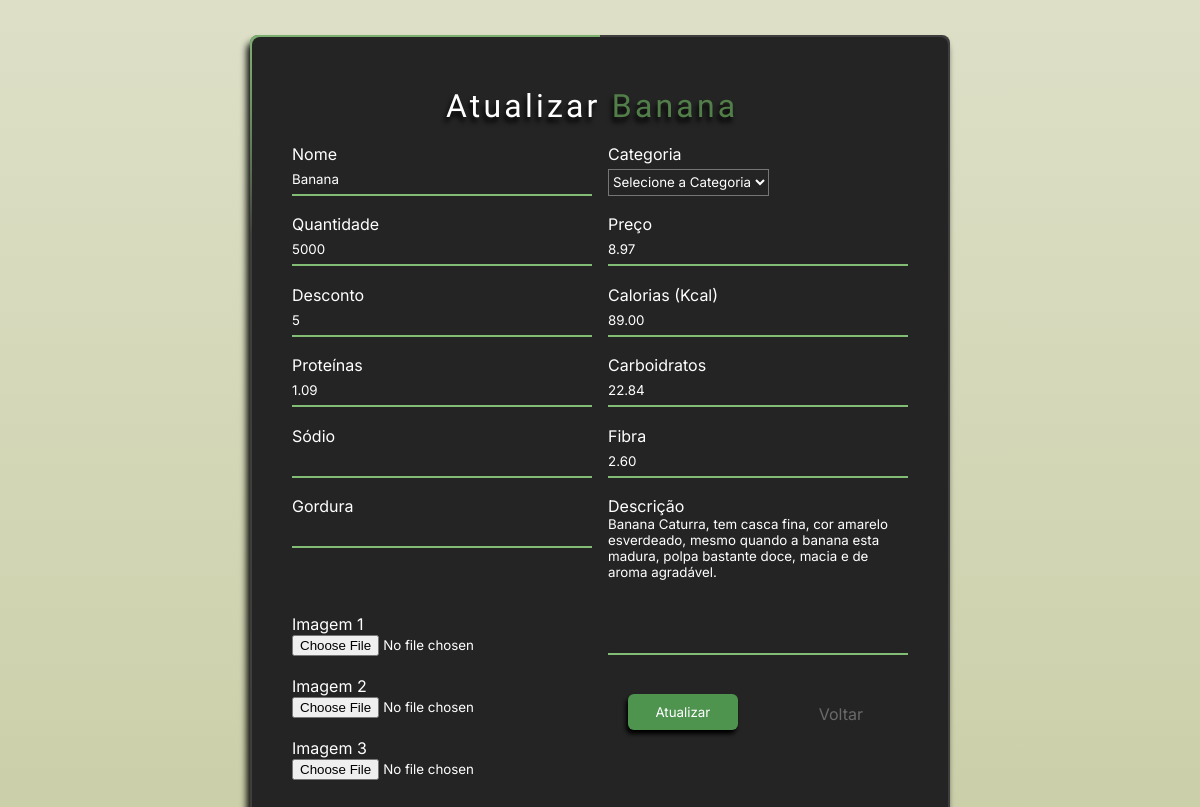
Page /updateproduct/1 on the committed database.
### shop/produtos/models.py (models this page shows, shortened)
class AddProduct(db.Model):
    __searchable__= ['name','desc']
    id= db.Column(db.Integer, primary_key=True)
    name= db.Column(db.String(80), nullable=False)
    price= db.Column(db.Numeric(10,2), nullable=False)
    discount= db.Column(db.Integer, default=0)
    stock= db.Column(db.Integer, nullable=False)
    desc= db.Column(db.Text, nullable=False)
    pub_date= db.Column(db.DateTime, nullable=False, default=datetime.utcnow)
    category_id= db.Column(db.Integer, db.ForeignKey('category.id'), nullable=False)
    category= db.relationship('Category', backref=db.backref('categories', lazy=True))
    image_1= db.Column(db.String(150),nullable=False, default='image.jpg')
    image_2= db.Column(db.String(150),nullable=False, default='image.jpg')
    image_3= db.Column(db.String(150),nullable=False, default='image.jpg')
    calorias= db.Column(db.Numeric(10,2), nullable=False)
    proteinas= db.Column(db.Numeric(10,2), nullable=False)
    carboidrato= db.Column(db.Numeric(10,2), nullable=False)
    fibra= db.Column(db.Numeric(10,2), nullable=False)
    fat= db.Column(db.Numeric(10,2), nullable=False)
    sodio= db.Column(db.Numeric(10,2), nullable=False)

### shop/produtos/routes.py (the view, shortened to what this page needs)
@app.route('/updateproduct/<int:id>', methods=['GET', 'POST'])
def updateproduct(id):
    categories= Category.query.all()
    product= AddProduct.query.get_or_404(id)
    category= request.form.get('category')
    form= Addproducts(request.form)
    form.name.data= product.name
    form.price.data= product.price
    form.discount.data= product.discount
    form.stock.data= product.stock
    form.discription.data= product.desc
    form.calorias.data= product.calorias
    form.proteinas.data= product.proteinas
    form.carboidrato.data= product.carboidrato
    form.fibra.data= product.fibra
    return render_template('produtos/updateproduto.html', form=form, categories=categories, product=product)

### shop/produtos/forms.py
class Addproducts(Form):
    name= StringField('Nome',[validators.DataRequired()])
    price= DecimalField('Preço',[validators.DataRequired()])
    discount= IntegerField('Desconto', default=0)
    stock= IntegerField('Quantidade', [validators.DataRequired()])
    discription= TextAreaField('Descrição', [validators.DataRequired()])
    image_1= FileField('Imagem 1', validators=[FileAllowed(['jpg','png','gif','jpeg'])])
    image_2= FileField('Imagem 2', validators=[FileAllowed(['jpg','png','gif','jpeg'])])
    image_3= FileField('Imagem 3', validators=[FileAllowed(['jpg','png','gif','jpeg'])])
    calorias= DecimalField('Calorias (Kcal)',[validators.DataRequired()])
    proteinas= DecimalField('Proteínas',[validators.DataRequired()])
    carboidrato= DecimalField('Carboidratos',[validators.DataRequired()])
    fibra= DecimalField('Fibra',[validators.DataRequired()])
    fat= DecimalField('Gordura',[validators.DataRequired()])
    sodio= DecimalField('Sódio',[validators.DataRequired()])

### shop/templates/produtos/updateproduto.html (shortened to what this page needs)
{% block content %}
<!DOCTYPE html>
<html lang="pt-br">
<head>
    <link rel="stylesheet" href="{{ url_for('static', filename='css/addprod.css' ) }}">
</head>
<body>
    <form method="POST" enctype="multipart/form-data">
        <div class="box">
            <div class="form">
                <h1>Atualizar <span style="color: rgb(82, 126, 73); font-family: 'Lobster';">{{product.name}}</span></h1>
                {% from "_formhelpers.html" import render_field %}
                    <div class="inputbox">
                        <div class="name">
                            {{ render_field(form.name, class='form-control') }}
                            <hr color='#83BD75'>
                        </div>
                    </div>
                    <div class="inputbox">
                        <p style="font-family: Inter; margin-bottom: 5px;">Categoria</p>
                    <select name="category" id="category" required>
                        <option value="" >Selecione a Categoria</option>
                    </select>
                    </div>
                    <div class="inputbox">
                        <div class="stock">
                            {{ render_field(form.stock, class='form-control') }}
                            <hr color='#83BD75'>
                        </div>
                    </div>
                    <div class="inputbox">
                        <div class="price">
                            {{ render_field(form.price, class='form-control') }}
                            <hr color='#83BD75'>
                        </div>
                    </div>
                    <div class="inputbox">
                        <div class="stock">
                            {{ render_field(form.discount, class='form-control') }}
                            <hr color='#83BD75'>
                        </div>
                    </div>
                    <div class="inputbox">
                        <div class="price">
                            {{ render_field(form.calorias, class='form-control') }}
                            <hr color='#83BD75'>
                        </div>
                    </div>
                    <div class="inputbox">
                        <div class="price">
                            {{ render_field(form.proteinas, class='form-control') }}
                            <hr color='#83BD75'>
                        </div>
                    </div>
                    <div class="inputbox">
                        <div class="price">
                            {{ render_field(form.carboidrato, class='form-control') }}
                            <hr color='#83BD75'>
                        </div>
                    </div>
                    <div class="inputbox">
                        <div class="price">
                            {{ render_field(form.sodio, class='form-control') }}
                            <hr color='#83BD75'>
                        </div>
                    </div>
                    <div class="inputbox">
                        <div class="price">
                            {{ render_field(form.fibra, class='form-control') }}
                            <hr color='#83BD75'>
                        </div>
                    </div>
                    <div class="inputbox">
                        <div class="price">
                            {{ render_field(form.fat, class='form-control') }}
                            <hr color='#83BD75'>
                        </div>
                    </div>
                    <div class="inputbox">
                        <div class="desc">
                            {{ render_field(form.discription, class='form-control', rows='8') }}
                            <hr color='#83BD75'>
                        </div>
                    </div>
                    <div class="inputbox">
                        <div class="imgs">
                            <br>
                            {{ render_field(form.image_1, class='form-control')}}
                            <br>
                            {{ render_field(form.image_2, class='form-control')}}
                            <br>
                            {{ render_field(form.image_3, class='form-control')}}
                        </div>
                    </div>
                    <button class="btn-sub" type="submit">Atualizar</button>
                    <div class="links">
                        <a href="{{url_for('admin')}}">Voltar</a>
                    </div>
                </div>
            </div>
    </form>
</body>
</html>
{% endblock content %}

### shop/static/css/addprod.css (style rules this page uses)
* { margin: 0; padding: 0; box-sizing: border-box; font-family: 'Inter'; }
body { display: flex; justify-content: center; min-height: 100vh; background:linear-gradient(rgb(221, 224, 199),rgb(203, 207, 168)) ; }
.box { box-shadow: -3px 7px 7px black; margin-top: 5%; position: relative; width: 700px; height: 800px; background: rgb(63, 61, 61); border-radius: 8px; overflow: hidden; }
.box::before { content: ''; position: absolute; top: -50%; left: -50%; width: 700px; height: 600px; background: linear-gradient(0deg, transparent, rgb(131, 189, 117), rgb(78, 148, 79)); animation: animate 6s linear infinite; transform-origin: bottom right; }
.box::after { content: ''; position: absolute; top: -50%; left: -50%; width: 700px; height: 600px; background: linear-gradient(0deg, transparent, rgb(131, 189, 117), rgb(78, 148, 79)); animation: animate 6s linear infinite; transform-origin: bottom right; animation-delay: -3s; }
.form { flex-wrap: wrap; display: flex; justify-content: space-between; position: absolute; background: rgb(36, 36, 36); border-radius: 8px; z-index: 999; inset: 2px; padding: 50px 40px; }
.form h1 { margin-left:25%; text-shadow: -2px 5px 5px black; color: rgb(255, 255, 255); font-weight: 500; text-align: center; letter-spacing: 0.1em; font-family: 'Lobster'; }
.inputbox { position: relative; width: 300px; margin-top: 15px; color: #ffffff; }
.inputbox select { background: rgb(36, 36, 36); height: 50%; color: #ffffff; }
.name .form-control { background: rgb(36, 36, 36); width: 300px; height: 30px; color: white; border-radius: 4px; border: none; outline: none; }
.stock .form-control { background: rgb(36, 36, 36); width: 300px; height: 30px; color: white; border-radius: 4px; border: none; outline: none; }
.price .form-control { background: rgb(36, 36, 36); width: 300px; height: 30px; color: white; border-radius: 4px; border: none; outline: none; }
.desc .form-control { background: rgb(36, 36, 36); color: white; min-width: 297px; min-height: 133px; resize: none; border-radius: 4px; border: none; outline: none; }
.imgs { color: #ffffff; font-family: 'Inter'; margin-top: -80px; }
.btn-sub { margin-top: 35px; width: 110px; height: 36px; padding: 10px 0px; border: none; border-radius: 6px; outline: none; color: #ffffff; background: rgb(78, 148, 79); cursor: pointer; box-shadow: -2px 4px 4px #000000; }
.links { display: flex; justify-content: space-between; }
.links a { margin: 45px; font-size: 1em; color:rgb(105, 107, 105); text-decoration: none; }

### rows in the picture
AddProduct: name "Banana", stock "5000", price "8.97", discount "5", calorias "89.00", proteinas "1.09", carboidrato "22.84", fibra "2.60"

### other values in the picture
{{ field.label }} "Nome Quantidade Preço Desconto Calorias (Kcal) Proteínas Carboidratos Sódio Fibra Gordura Descrição Imagem 1 Imagem 2 Imagem 3"
